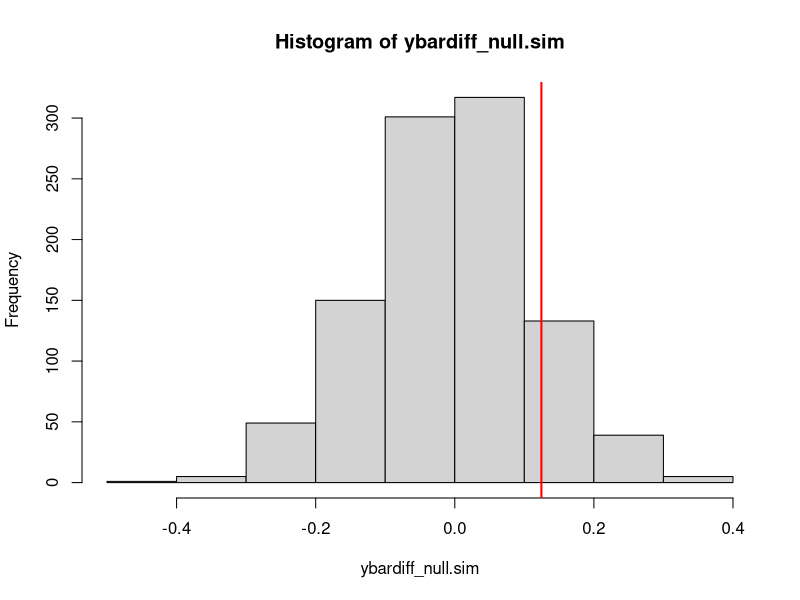
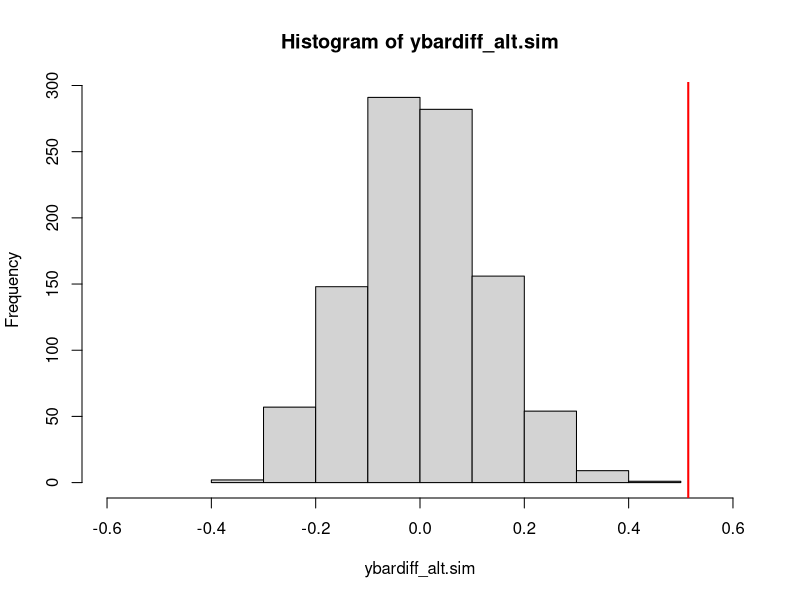

These charts were generated, in order, by the following R code:
# Suppose we are looking at whether being a carrier of a certain
# gene is associated with an outcome (like height, weight, etc.)

# Let's look at two cases. One where it IS associated and one where its NOT.

# Simulate data for both cases with N=300
carrier <- rep(c(0,1), c(100,200))
y.null <- rnorm(300)  # Assuming NO association
y.alt <- rnorm(300, mean=carrier/2) # Assuming association

# Test whether there is a difference between carriers and non-carriers in both cases
t.test(y.null~carrier, var.equal=T)
t.test(y.alt~carrier, var.equal=T)

# Look at difference in means between carriers and non-carriers in both cases
null.diff <- mean(y.null[carrier==1]) - mean(y.null[carrier==0])
alt.diff <- mean(y.alt[carrier==1]) - mean(y.alt[carrier==0])

nsim = 1000
ybardiff_null.sim = rep(NA, nsim)
ybardiff_alt.sim = rep(NA, nsim)

for (i in 1:nsim){
  carrier.sim = sample(carrier)
  ybardiff_null.sim[i] = mean(y.null[carrier.sim==1]) - mean(y.null[carrier.sim==0])
  ybardiff_alt.sim[i] = mean(y.alt[carrier.sim==1]) - mean(y.alt[carrier.sim==0])
}

# Look at no association case
hist(ybardiff_null.sim)
abline(v=null.diff, lwd=2, col="red")
mean(abs(ybardiff_null.sim) > abs(null.diff))

# Look at association case
hist(ybardiff_alt.sim, xlim=c(-0.6,0.6))
abline(v=alt.diff, lwd=2, col="red")
mean(abs(ybardiff_alt.sim) > abs(alt.diff))
